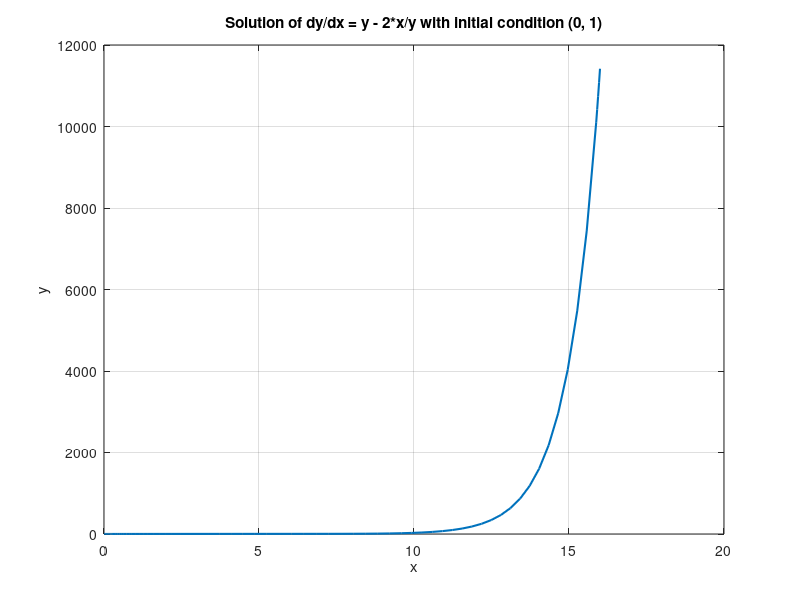

The MATLAB script that drew this image:
fx = @(x, y) y - 2*x/y;

% 初始条件
x0 = 0;
y0 = 1;

% 范围
xspan = [0 16];

% 求解常微分方程
[x, y] = ode45(fx, xspan, y0);

% 绘制图形
plot(x, y, 'LineWidth', 1.5);
xlabel('x');
ylabel('y');
title('Solution of dy/dx = y - 2*x/y with initial condition (0, 1)');
grid on;
